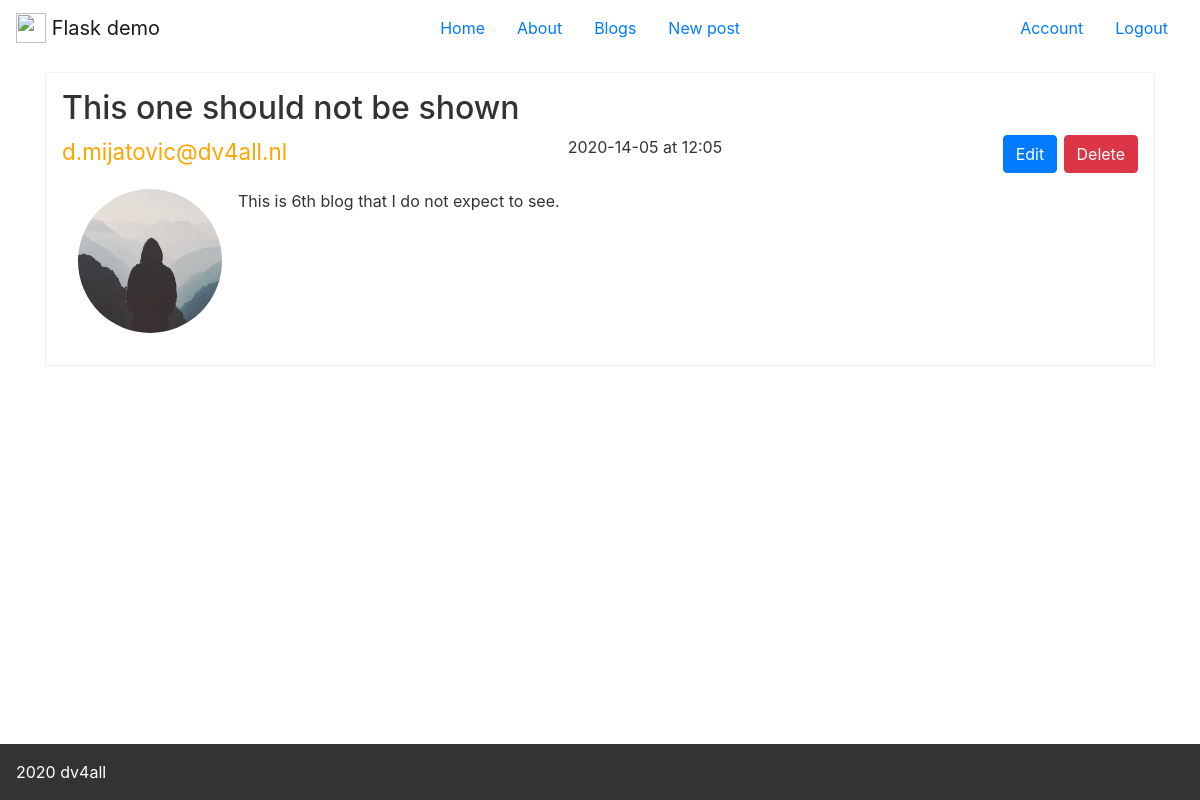
Screenshot of /blogs/8 (signed in) with the database file from the repository.
### app/models.py (models this page shows, shortened)
class Post(db.Model):
  id = db.Column(db.Integer,primary_key=True)
  title = db.Column(db.String(254), nullable=False)
  createdAt = db.Column(db.DateTime, nullable=False, default=datetime.utcnow)
  content = db.Column(db.Text, nullable=False)
  user_id = db.Column(db.Integer,db.ForeignKey('user.id'),nullable=False)

class User(db.Model, UserMixin):
  id = db.Column(db.Integer,primary_key=True)
  username = db.Column(db.String(100),unique=True,nullable=False)
  email = db.Column(db.String(100),unique=True,nullable=False)
  picture = db.Column(db.String(20), unique=False,nullable=False,default="default.jpg")
  password = db.Column(db.String(60),nullable=False)
  posts = db.relationship('Post', backref="author", lazy=True)

### app/routes.py (the view)
@app.route("/blogs/<int:id>",methods=["GET"])
@login_required
def blogs_view(id):
  post = Post.query.get_or_404(id)
  return render_template("blog_view.html",
    title=post.title,
    post=post,
    routes=routes
  )

### app/models.py (called while the page is built)
@login_manager.user_loader
def load_user(user_id):
  return User.query.get(int(user_id))

### app/templates/blog_view.html
{% extends "layout.html" %}
{% block content %}
<section class="blog-post">
  <h2>{{post.title}}</h2>
  <div class="blog-header">
    <span class="user-name">
      {{post.author.username}}
    </span>
    <span class="data-time">
      {{post.createdAt.strftime('%Y-%d-%m at %H:%m')}}
    </span>
    <span>
      <a href="{{url_for('blogs_edit',id=post.id)}}"
        class="btn btn-primary">Edit</a>
      <a href="{{url_for('blogs_delete',id=post.id)}}"
        class="btn btn-danger">Delete</a>
    </span>
  </div>
  <div class="blog-body">
    <img src="{{url_for('static',filename='profiles/' + post.author.picture)}}" alt="" class="rounded-circle article-img avatar-small">
    <div class="blog-content">
      {{post.content}}
    </div>
  </div>
</section>
{% endblock content %}

### app/static/index.css (style rules this page uses)
.avatar-small { min-width: 9rem; height: 9rem; margin: 1rem; }

### app/static/variables.css (style rules this page uses)
:root { --color-primary: #eb2f64; --color-primary-light: #FF3366; --color-primary-dark: #BA265D; --color-light-0: #fff; --color-light-1: #faf9f9; --color-light-2: #f4f2f2; --color-light-3: #f0eeee; --color-light-4: #ccc; --color-dark-1: #333; --color-dark-2: #777; --color-dark-3: #999; --warn-color: red; --box-shadow-1: 0 2rem 6rem rgba(0,0,0,.3); --box-shadow-2: 0 2rem 5rem rgba(0,0,0,.07); --box-shadow-3: 0 0.2rem 1rem rgba(0,0,0,.2); --box-shadow-4: 0 1rem 1.5rem rgba(0, 0, 0, 0.3); --box-shadow-xs: 0 0.1rem 0.5rem rgba(0,0,0,.2); --box-shadow-sm: 0 0.2rem 1rem rgba(0,0,0,.2); --box-shadow-md: 0 1rem 4rem rgba(0,0,0,.2); --box-shadow-lg: 0 2rem 8rem rgba(0,0,0,.2); --border-1: 1px solid var(--color-light-3); --border-2: 1px solid var(--color-light-2); --body-content-width: 90vw; }

### app/static/layout.css (style rules this page uses)
body { min-height: 100vh; display: grid; grid-template-rows: auto 1fr auto; grid-gap: 1rem; }

### app/static/blog.css (style rules this page uses)
.blog-post { padding: 1rem; border: 1px solid var(--color-light-3,#999); border-radius: 2px; margin-bottom: 1rem; }
.blog-post h2 { color: var(--color-dark-1,#000); }
.blog-header { display: flex; justify-content: space-between; color: var(--color-accent,orange); font-size: 1.4rem; }
.blog-body { display:flex; }
.data-time { color: var(--color-dark-1,#333); font-size: 1rem; }
.blog-content { padding: 1rem 0rem; color: var(--color-dark-1,#333); }

### rows the page displays
Post: title "This one should not be shown", createdAt "2020-14-05 at 12:05", content "This is 6th blog that I do not expect to see."
User: author.username "d.mijatovic@dv4all.nl", picture (placeholder picture)

### other values shown
{{ route.label }} "Home" "About" "Blogs" "New post"
